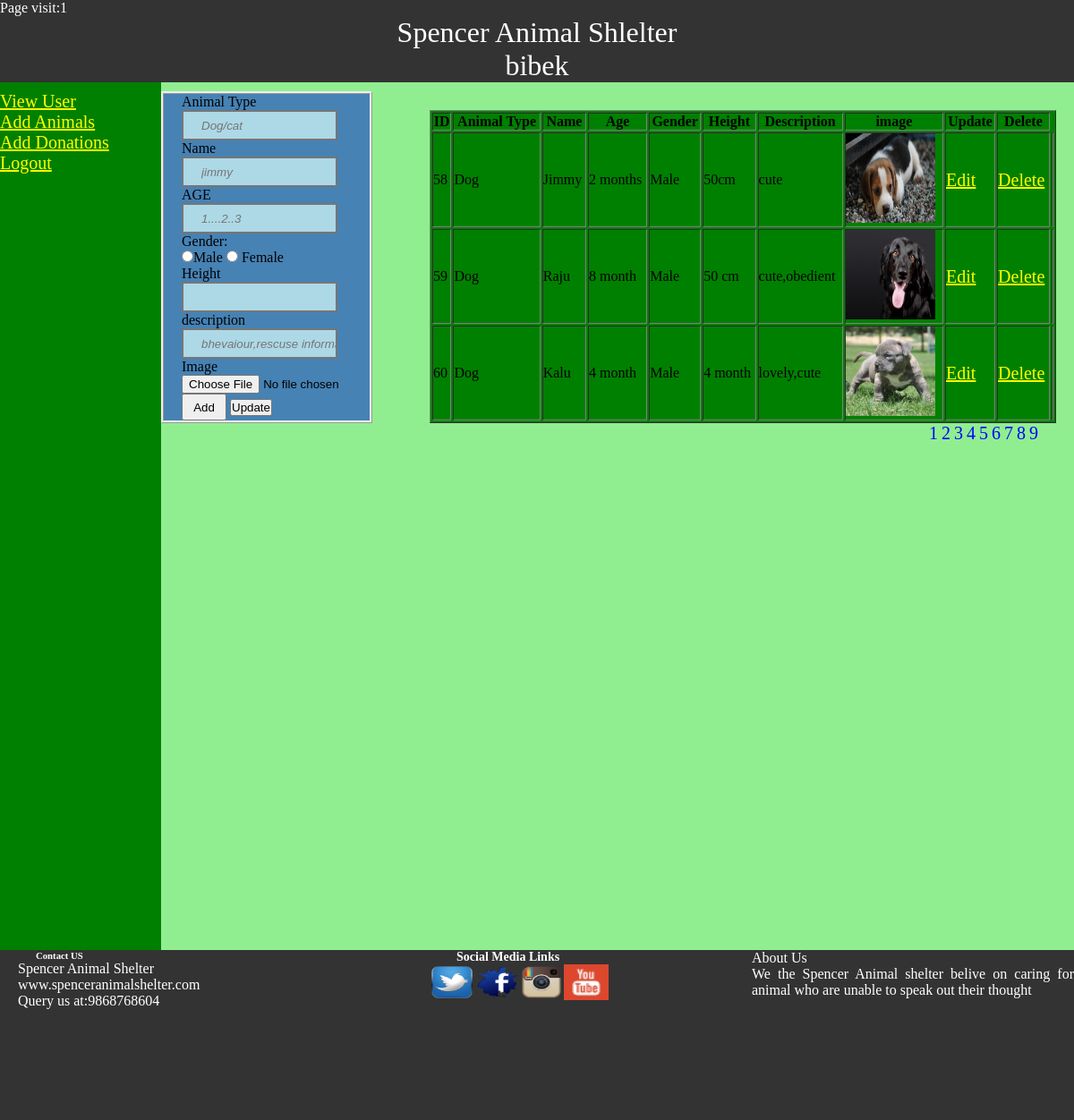
Page /animal.php (signed in) on the committed database.
### tables this page shows
CREATE TABLE `tbl_users` (
  `id` int(11) NOT NULL,
  `name` varchar(20) NOT NULL,
  `address` varchar(50) NOT NULL,
  `postal` varchar(15) NOT NULL,
  `dob` date NOT NULL,
  `email` varchar(30) NOT NULL,
  `userid` varchar(8) NOT NULL,
  `password` varchar(10) NOT NULL,
  `gender` varchar(10) NOT NULL,
  `usertype` varchar(9) NOT NULL,
  `logindate` date NOT NULL
);

CREATE TABLE `tbl_animals` (
  `id` int(11) NOT NULL,
  `animaltype` varchar(20) NOT NULL,
  `name` varchar(15) NOT NULL,
  `age` varchar(50) NOT NULL,
  `gender` varchar(10) NOT NULL,
  `height` varchar(10) NOT NULL,
  `description` varchar(200) NOT NULL,
  `image` varchar(222) NOT NULL
);

### animal.php (the view, shortened to what this page needs)
<?php
 $a = "";
 $n = "";
 $ag = "";
 $g = "";
 $h = "";
 $d = "";
?>
<!DOCTYPE html>
<html>
<head>
	<link rel="stylesheet" type="text/css" href="style.css">
</head>
<body>
 	<div id="nav">
      <div id="visit">
 		<?php
 		include 'db.php';
 		$qry_count="insert into tbl_counter value(1,1)";
 		if($conn->query($qry_count)==false){
 			$qry_count="select visit from tbl_counter where id='1'";
 			$data= $conn->query($qry_count);
 			 $result = $data ->fetch_assoc();
 			   $visit= $result['visit'];
 		      $_SESSION['views']= $visit+1;
 		       $net=$_SESSION['views'];
 	  $qry_add="update tbl_counter set visit='$net' where id='1'";
 	    if($conn->query($qry_add)==true){
 	    	echo "page visit:&nbsp" .$net
 	    	;
 	    }
 	}
 	    else{
 	    	echo "Page visit:1";
 		}
 		?>
       </div>
	<p>Spencer Animal Shlelter</p>
	 <p id="name"><?php
		$id=$_SESSION['id'];
		$sel="SELECT * FROM tbl_users WHERE id = '$id'";
		$res = $conn->query($sel);
		while($data=$res->fetch_array())
			{
				echo $data['name'];
			}
			?></p>
  </div>
<div id="mainbody">
	<div id="left">
		<a href="client.php">View User</a><br>
		<a href="animal.php">Add Animals</a><br>
		<a href="don.php">Add Donations</a><br>
		<a href="logout.php">Logout</a><br>
	</div>
		<div id="bibek">
<form method="post" enctype="multipart/form-data">
		<label>Animal Type</label>
		<input type="text" name="animaltype" placeholder="Dog/cat" value="<?php echo $a; ?>" class="animal_form" autofocus />
		<label>Name</label>
		<input type="text" name="name" placeholder="jimmy" value="<?php echo $n; ?>" class="animal_form" autofocus />
		<label>AGE</label>
        <input type="text" name="age" value="<?php echo $ag; ?>" class="animal_form"  placeholder="1....2..3" />
       <label>Gender:</label><br>
<input type="radio" name="gender" value="Male" <?php if($g=="Male"){ echo "checked";}?> />Male
<input type="radio" name="gender" value="Female" <?php if($g=="Female"){ echo "checked";}?> />
Female<br>
        <label>Height</label>
        <input type="text" name="height" value="<?php echo $h; ?>" class="animal_form">
        <label>description</label>
        <input type="area" name="desc" value="<?php echo $d; ?>" class="animal_form" placeholder="bhevaiour,rescuse information">
        <label>Image</label>
        <input type="file" name="image">
        <input type="submit" name="add" value="Add" class="btn_add"/>
        <input type="submit" name='update' value="Update"/>
</form>
<div id="editanimal">
	<?php
include 'db.php';
$start=0;
$max=3;
$qry_display="select * from tbl_animals";
$data=$conn->query($qry_display);
$total=$data->num_rows;
$page=ceil($total/$max);
$qry_display="select * from tbl_animals limit $start, $max";
$data = $conn->query($qry_display);
echo "<table id='fake' border='1' width='700' > <tr><th>ID</th><th>Animal Type</th><th>Name</th><th>Age</th><th>Gender</th><th>Height</th><th>Description</th><th>image</th><th>Update</th><th>Delete</th></tr>";
   while($result = $data->fetch_assoc())
   {
   	echo "<tr><td>" .$result['id']."</td>
   	      <td>" .$result['animaltype']."</td>
   	      <td>" .$result['name']."</td>
   	      <td>" .$result['age']."</td>
   	      <td>" .$result['gender']."</td>
   	      <td>" .$result['height']."</td>
   	      <td>" .$result['description']."</td>
   	      <td> <img src='animalimage/".$result['image']."'height='50' width='80'></td>
   	      <td> <a href='animal.php?id=".$result['id']."'>Edit</a></td>
   	      <td> <a href='delete.php?id=".$result['id']."'>Delete</a></td>
   	      <td></td>
   	      </tr>";
   }
   echo "</table>";
?>
	</div>
	<?php
   echo "<div id='animalpage'>";
   for($i=1;$i<=$page; $i++){
   	echo "<a href='animal.php?bd=".$i."'>$i</a>";
   }
   echo "</div>";
	?>
</div>
	</div>
	<footer>
		<div id ='fot'>
		 <div id='con'>
		 	<h6>Contact US</h6>
		 	<p>Spencer Animal Shelter<P>
		    <p>www.spenceranimalshelter.com</p>
		    <p>Query us at:9868768604</p>
		 </div>
		 <div id='us'>
		 	<P>About Us<p>
		 	 We the Spencer Animal shelter belive on caring for animal who are unable to speak out their thought</p>
		 </div>
		<div id = "icon">
		<h6>Social Media Links</h6>
		<li><a href="www.twitter.com"><img src="icon/twt.png"></a></li>
		<li><a href="www.facebook.com"><img src="icon/facebook.png"></a></li>
		<li><a href="www.instagram.com"><img src="icon/insta.png"></a></li>
		<li><a href="www.youtube.com"><img src="icon/youtube.png"></a></li>
  	      </div>
  	    </div>
  </footer>
</body>
</html>

### style.css (style rules this page uses)
* { margin: 0; padding: 0; }
body { width:auto; height: auto; }
#animalpage { float: right; margin-right:40px; }
#animalpage a { padding-left: 4px; text-decoration: none; color:blue; }
#visit { color:white; }
#bibek form { margin-left: 0px; margin-top: 0px; border-style: ridge; width:210px; height:auto; padding-left: 20px; background-color: steelblue; }
.animal_form { padding-left: 20px; width:150px; height: 30px; color:steelblue; border-style: solid; display:block; background-color: lightblue; font-style: italic; }
.btn_add { width:50px; height:30px; }
table img { width:100px; height:100px; }
#mainbody { width:100%; height:960px; background-color: steelblue; }
#nav { width:100%; background-color: #333333; overflow:hidden; }
#nav p { color:white; padding-left: -10px; font-size: xx-large; text-align: center; }
a { color: yellow; font-size: 20px; }
#editanimal { margin-left:300px; margin-top: -350px; width:700px; height:auto; background-color: green; }
#bibek { width:85%; height:960px; background-color: lightgreen; float:right; padding-top: 10px; }
#left { width: 15%; height: 960px; background-color: green; padding-top:10px; float: left; }
#left a { list-style-type: none; }
footer { width:100%; height:200px; background-color: #333333; text-align: justify; color:white; }
#icon { width: 30%; float: right; padding-left: 80px; }
#icon li { list-style-type: none; overflow: hidden; float: left; }
#icon h6 { font-size: 14px; margin-left: 30px; font-family: italic; }
#icon li a img { width:50px; height:40px; list-style-type: none; text-decoration: none; }
#con { width: 30%; float: left; }
#con h6 { margin-left: 40px }
#con p { margin-left: 20px }
#us { width: 30%; float: right; }

### rows in the picture
tbl_users: name "bibek"
tbl_animals: id "58", animaltype "Dog", name "Jimmy", age "2 months", gender "Male", height "50cm", description "cute", image (picture)
tbl_animals: id "59", animaltype "Dog", name "Raju", age "8 month", gender "Male", height "50 cm", description "cute,obedient", image (picture)
tbl_animals: id "60", animaltype "Dog", name "Kalu", age "4 month", gender "Male", height "4 month", description "lovely,cute", image (picture)
